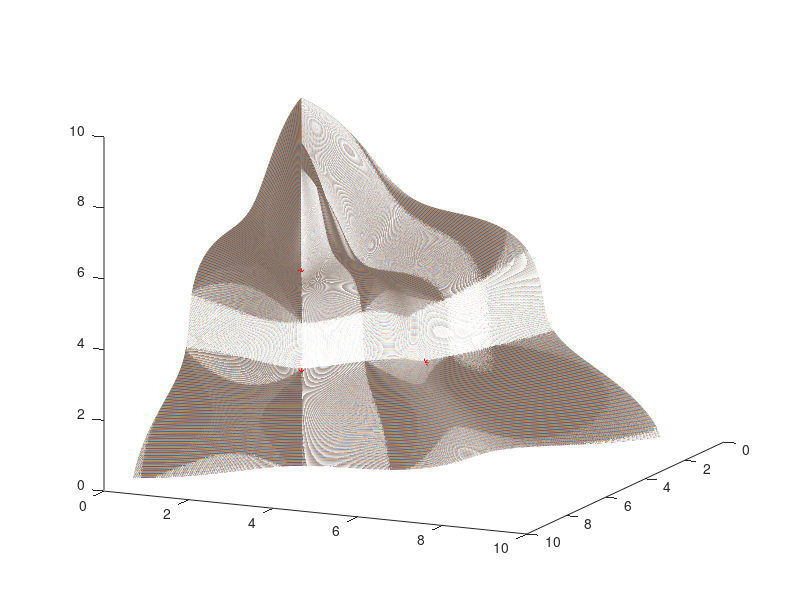

Write the MATLAB code that produced this figure.
clc;
clear all;
K=2;
M=3;
x=[0:0.001:1];
y=[0:0.001:1];
[u,v]=meshgrid(x,y);
m1 = 5+10.*(u-0.5).*(u-0.5)+2.*cos(2.*K.*pi.*u)./K;
m2 = 5+10.*(v-0.5).*(v-0.5)+2.*cos(2.*K.*pi.*v)./K;
r = (m1+m2)./2;
f1 = r.*sin(u.*pi./2).*sin(v.*pi./2);
f2 = r.*sin(u.*pi./2).*cos(v.*pi./2);
f3 = r.*cos(u.*pi./2);
plot3(f1,f2,f3);
hold on;
m1 = 5+10.*(x-0.5).*(x-0.5)+2.*cos(2.*K.*pi.*x)./K;
% plot(x,m1);
[~,N] = size(x); %% the size of x
index = round(N/2); %% there are two minima of the knee function. 
[mm,mxid] = min(m1(1,1:index));
[mm2,mxid2] = min(m1(1,index:N));
%% corresponding x 
xknee = [];
minx = x(mxid);
minx2 = x(mxid2+index-1);
xknee =[xknee;minx;minx2];
com = zeros(M-1,2); %% 2 --> two minima
for i=1:M-1
   com(i,1) = 3*i-2;
   com(i,2) = 3*i-1;
end
com2 = reshape(com,[1,2*(M-1)]);
com3 = combnk(com2,M-1);
fcom = [];
[nr,nc] = size(com3);
for i=1:nr
    com4 = combnk(com3(i,:),2);
    [row,col] = size(com4);
    com5 = com4(:,2)-com4(:,1);
    if ~any((com5+1)==0) & ~any((com5-1)==0)
        fcom = [fcom;com3(i,:)];
    end
end
fcom = sort(fcom,2); %% sort array and save the position of the xknee.
[nrf,ncf] = size(fcom);
oxknee = xknee';
vark = []; %% save the true x knee point
ffcom = mod(fcom,3);
for i=1:nrf
    for j =1: ncf
        if ffcom(i,j) == 1
            tmp =  oxknee(1,1);
            vark(i,j) = tmp;
        end
        if  ffcom(i,j) == 2
            tmp =  oxknee(1,2);
            vark(i,j) = tmp;
        end
    end
end
mk = zeros(nrf,M-1);
mknee = zeros(nrf,1);
for i=1:M-1
  mk(:,i) = 5+10.*(vark(:,i)-0.5).*(vark(:,i)-0.5) + 2*cos(2*K*pi.*vark(:,i))./K
end 
mknee = sum(mk,2)/(M-1); %% transposition
PopObj = ones(nrf,M);    
for i=1:M
    PopObj(:,i) = PopObj(:,i).* mknee;
end
 PopObj(:,1) = PopObj(:,1).*sin(vark(:,1).*pi./2).*sin(vark(:,2).*pi./2);
 PopObj(:,2) = PopObj(:,2).*sin(vark(:,1).*pi./2).*cos(vark(:,2).*pi./2);
 PopObj(:,3) = PopObj(:,3).*cos(vark(:,1).*pi./2);
 plot3(PopObj(:,1),PopObj(:,2), PopObj(:,3),'r*');
% saveKnee('DEB3DK-',PopObj,K);
view(115,16);
